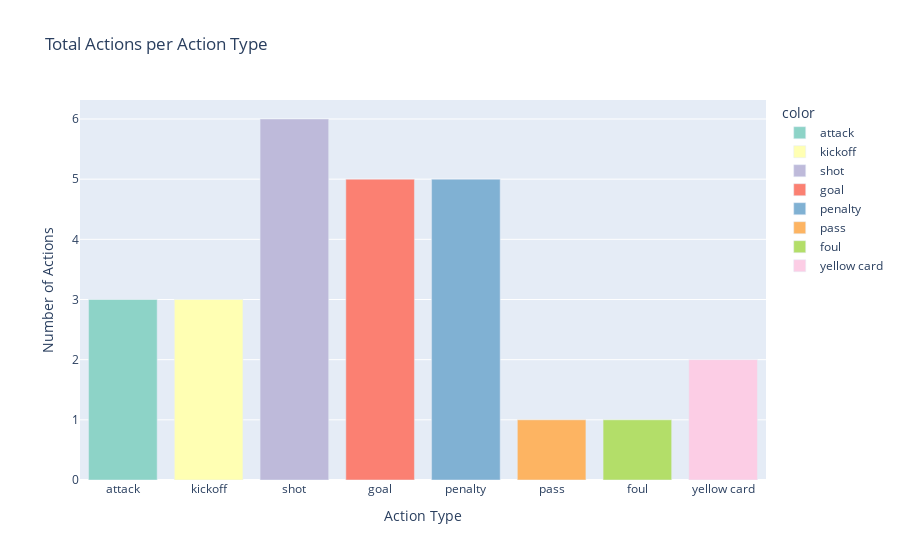

This figure's notebook cell:
### Code cell
import plotly.express as px
from collections import Counter

# Comptage des actions par type d'action
action_counts = Counter(event['action'] for event in events)

# Préparation des données pour Plotly
actions = list(action_counts.keys())
counts = list(action_counts.values())

# Création du graphique avec Plotly
fig = px.bar(x=actions, y=counts,
             labels={'x':'Action Type', 'y':'Number of Actions'},
             title='Total Actions per Action Type',
             color=actions,  # Colorier par type d'action
             color_discrete_sequence=px.colors.qualitative.Set3)

# Affichage du graphique
fig.show()

### Figure 1 — Plotly figure (JSON) as saved in the notebook; plotly's stock layout.template omitted (floating-point values rounded to 4 significant figures)
{"data": [{"hovertemplate": "color=attack<br>Action Type=%{x}<br>Number of Actions=%{y}<extra></extra>", "legendgroup": "attack", "marker": {"color": "rgb(141,211,199)", "pattern": {"shape": ""}}, "name": "attack", "orientation": "v", "showlegend": true, "textposition": "auto", "type": "bar", "x": ["attack"], "xaxis": "x", "y": [3], "yaxis": "y"}, {"hovertemplate": "color=kickoff<br>Action Type=%{x}<br>Number of Actions=%{y}<extra></extra>", "legendgroup": "kickoff", "marker": {"color": "rgb(255,255,179)", "pattern": {"shape": ""}}, "name": "kickoff", "orientation": "v", "showlegend": true, "textposition": "auto", "type": "bar", "x": ["kickoff"], "xaxis": "x", "y": [3], "yaxis": "y"}, {"hovertemplate": "color=shot<br>Action Type=%{x}<br>Number of Actions=%{y}<extra></extra>", "legendgroup": "shot", "marker": {"color": "rgb(190,186,218)", "pattern": {"shape": ""}}, "name": "shot", "orientation": "v", "showlegend": true, "textposition": "auto", "type": "bar", "x": ["shot"], "xaxis": "x", "y": [6], "yaxis": "y"}, {"hovertemplate": "color=goal<br>Action Type=%{x}<br>Number of Actions=%{y}<extra></extra>", "legendgroup": "goal", "marker": {"color": "rgb(251,128,114)", "pattern": {"shape": ""}}, "name": "goal", "orientation": "v", "showlegend": true, "textposition": "auto", "type": "bar", "x": ["goal"], "xaxis": "x", "y": [5], "yaxis": "y"}, {"hovertemplate": "color=penalty<br>Action Type=%{x}<br>Number of Actions=%{y}<extra></extra>", "legendgroup": "penalty", "marker": {"color": "rgb(128,177,211)", "pattern": {"shape": ""}}, "name": "penalty", "orientation": "v", "showlegend": true, "textposition": "auto", "type": "bar", "x": ["penalty"], "xaxis": "x", "y": [5], "yaxis": "y"}, {"hovertemplate": "color=pass<br>Action Type=%{x}<br>Number of Actions=%{y}<extra></extra>", "legendgroup": "pass", "marker": {"color": "rgb(253,180,98)", "pattern": {"shape": ""}}, "name": "pass", "orientation": "v", "showlegend": true, "textposition": "auto", "type": "bar", "x": ["pass"], "xaxis": "x", "y": [1], "yaxis": "y"}, {"hovertemplate": "color=foul<br>Action Type=%{x}<br>Number of Actions=%{y}<extra></extra>", "legendgroup": "foul", "marker": {"color": "rgb(179,222,105)", "pattern": {"shape": ""}}, "name": "foul", "orientation": "v", "showlegend": true, "textposition": "auto", "type": "bar", "x": ["foul"], "xaxis": "x", "y": [1], "yaxis": "y"}, {"hovertemplate": "color=yellow card<br>Action Type=%{x}<br>Number of Actions=%{y}<extra></extra>", "legendgroup": "yellow card", "marker": {"color": "rgb(252,205,229)", "pattern": {"shape": ""}}, "name": "yellow card", "orientation": "v", "showlegend": true, "textposition": "auto", "type": "bar", "x": ["yellow card"], "xaxis": "x", "y": [2], "yaxis": "y"}], "layout": {"barmode": "relative", "legend": {"title": {"text": "color"}, "tracegroupgap": 0}, "title": {"text": "Total Actions per Action Type"}, "xaxis": {"anchor": "y", "domain": [0, 1], "title": {"text": "Action Type"}}, "yaxis": {"anchor": "x", "domain": [0, 1], "title": {"text": "Number of Actions"}}}}
